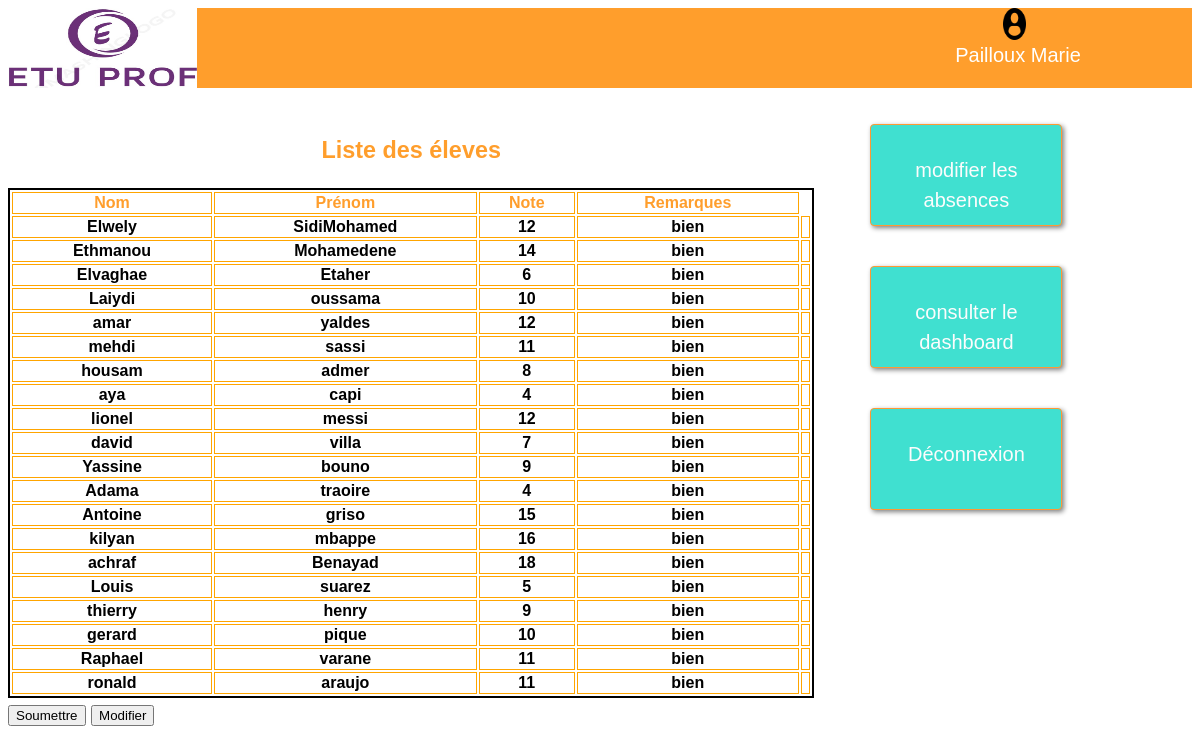
Screenshot of /professeur_rating/index.php (signed in) with the database file from the repository.
### tables this page shows
CREATE TABLE IF NOT EXISTS `Professeur` (
  `idProf` int(11) NOT NULL AUTO_INCREMENT,
  `nomProf` varchar(50) NOT NULL,
  `prenomProf` varchar(50) NOT NULL,
  `mailProf` varchar(100) NOT NULL,
  `motPass` varchar(50) NOT NULL,
  `nomCours` varchar(50) NOT NULL,
  PRIMARY KEY (`idProf`),
  KEY `fk_nomCours` (`nomCours`)
);

CREATE TABLE IF NOT EXISTS `Notes` (
  `idEtu` int(11) NOT NULL,
  `nomCours` varchar(50) NOT NULL,
  `note` int(11) NOT NULL,
  `remarque` varchar(50),
  PRIMARY KEY (`idEtu`, `nomCours`),
  KEY `fk_coursRate` (`nomCours`),
  KEY `fk_idEtud` (`idEtu`)
);

CREATE TABLE IF NOT EXISTS `Etudiant` (
  `idEtu` int(11) NOT NULL AUTO_INCREMENT,
  `nomEtu` varchar(50) NOT NULL,
  `prenomEtu` varchar(50) NOT NULL,
  `mailEtu` varchar(100) NOT NULL,
  `motPass` varchar(50) NOT NULL,
  PRIMARY KEY (`idEtu`)
);

### etudiant/fonctions.php (called while the page is built, shortened)
<?php
   function db_query($connection, $sql) {
    $result_set = mysqli_query($connection, $sql);
    return $result_set;
  }
 ?>

### professeur_rating/index.php (the view, shortened to what this page needs)
<?php
	include('../etudiant/fonctions.php');
?>
<html>
	<head>
		<link rel="stylesheet" href="style.css">
	</head>
	<header class="header">
		<div class="logo">
			<img src="../images/logo.jpg">
		</div>
		<div class="profil">
			<img src="../images/photo.png">
			<?php
				$db = db_connect();
				$email = $_SESSION['email'];
				$sql = "SELECT * FROM professeur WHERE mailProf = '$email'";
				$result = db_query($db, $sql);
				$data = mysqli_fetch_array($result);
				$name=$data['nomProf'].' '.$data['prenomProf'];
				echo "<figcaption> $name </figcaption>";
			?>
		</div>
	</header>
	<body>
		<section class="container">
			<form class="left-half" method="post" >
				<article>
					<table class="t2">
						<h3>Liste des éleves</h3>
						<tr>
							<th>Nom</th>
							<th>Prénom</th>
							<th>Note</th>
							<th> Remarques </th>
						</tr>
						<?php
							$nomCours = $data['nomCours'];
							$sql1 = "SELECT * FROM etudiant INNER JOIN notes ON etudiant.idEtu = notes.idEtu
							where notes.nomCours='$nomCours'";
							$result1 = db_query($db, $sql1);
							if(!empty($_POST)){
								if ($_POST['send']=='soumission') {
									$sql1 = "SELECT * FROM notes WHERE nomCours = '$nomCours'";
									$result1 = db_query($db, $sql1);
									while($data1 = mysqli_fetch_array($result1)){
										if(!empty($_POST['note'.$data1['idEtu']]) ){
											$remarque =$_POST['remarque'.$data1['idEtu']];
											$note =$_POST['note'.$data1['idEtu']];
											$sql2 = "UPDATE notes SET note = ".$_POST['note'.$data1['idEtu']]." WHERE idEtu = ".$data1['idEtu']." AND nomCours='$nomCours'";
											$result12= db_query($db, $sql2);
											$sql3 = "UPDATE notes SET remarque = '".$_POST['remarque'.$data1['idEtu']]."' WHERE idEtu = ".$data1['idEtu']." AND nomCours='$nomCours'";
										    $result13= db_query($db, $sql3);
										}
									}
									$sql1 = "SELECT * FROM etudiant INNER JOIN notes ON etudiant.idEtu = notes.idEtu
									where notes.nomCours='$nomCours'";
									$result1 = db_query($db, $sql1);
									while($data1 = mysqli_fetch_array($result1)){
										echo '<tr >
											<th class = "t1">'.$data1['nomEtu'].'</th>
											<th class = "t1">'.$data1['prenomEtu'].'</th>
											<th class = "t1">'.$data1['note'].'<input id="prodId" name="send" type="hidden" value="update'.$data1['idEtu'].'"></th>
											<th class = "t1">'.$data1['remarque'].'<input id="prodId" name="send" type="hidden" value="update'.$data1['idEtu'].'"></th>
											<th class = "t1"></th>
										</tr>';
									}
								}
								if($_POST['send']=='modification') {
									while($data1 = mysqli_fetch_array($result1)){
									echo '<tr >
										<th class = "t1">'.$data1['nomEtu'].'</th>
										<th class = "t1">'.$data1['prenomEtu'].'</th>
										<th class = "t1"><input type="text" id="note" name="note'.$data1['idEtu'].'" > </th>
										<th class = "t1"><input type="text" id="remarque" name="remarque'.$data1['idEtu'].'" </th>
									  </tr>';
									}
								}
							}
							else{
								$sql1 = "SELECT * FROM etudiant INNER JOIN notes ON etudiant.idEtu = notes.idEtu
								where notes.nomCours='$nomCours'";
								$result1 = db_query($db, $sql1);
								while($data1 = mysqli_fetch_array($result1)){
									echo '<tr >
										<th class = "t1">'.$data1['nomEtu'].'</th>
										<th class = "t1">'.$data1['prenomEtu'].'</th>
										<th class = "t1">'.$data1['note'].'</th>
										<th class = "t1">'.$data1['remarque'].'</th>
										<th class = "t1"></th>
									  </tr>';
								}
							}
						?>
					</table>
					<button type="submit" name="send" value="soumission">Soumettre</button>
				    <button type="submit" name="send" value="modification">Modifier </button>
				</article>
			</form>
			<div class="right-half">
				<article>
					<ul class="menu">
						<li>
							<a href="../professeur_abscences/index.php"><div class="absences">modifier les absences</div></a>
						</li>
						<li>
							<a href="../analyse_dashboard/index.php"><div class="absences">consulter le dashboard</div></a>
						</li>
						<li>
							<a href="../acceuil_premierpage/index.php"><div class="absences">Déconnexion</div></a>
						</li>
					</ul>
				</article>
			</div>
		</section>
	</body>
</html>

### professeur_rating/style.css (style rules this page uses)
html, body, section { height: 100%; }
body { color: #ff9e2c; font-family: sans-serif; font-size: 1.25rem; line-height: 150%; }
div { display: flex; flex-direction: column; }
h3 { text-align:center; }
.container { display: flex; }
.left-half { flex: 1; flex-basis:70%; padding-top:2%; }
.right-half { flex: 1; flex-basis:30%; padding: 1rem; }
.header { background-color: #ff9e2c; display:flex; height:10%; flex-direction:row; justify-content:space-between; }
.logo { flex-basis:80%; height:100%; }
.logo img { height:100%; width:20%; }
.profil { color:white; flex-basis:20%; }
.profil img { height:40%; width:10%; padding-left:20%; }
.t2 { border : 2px solid black; }
.t2 td, .t2 th { border: 1px solid orange; }
table { width:100%; }
.t1 { color:black; }
.menu { display:flex; flex-direction:column; justify-content:space-between; gap: 40px; }
.menu li { list-style-type:none; text-align:space-between; }
.menu a { box-shadow:2px 2px 5px gray; display:block; text-align:center; background-color:rgb(64,224,208); border-radius:4px; border:1px solid #ff9933; color:rgb(252, 252, 252); text-decoration: none; width:190px; height: 100px; transition:1s; z-index:1; transition: all 1s; }
.absences { padding-top: 30px; padding-right: 0px; padding-bottom: 30px; padding-left: 0px; }

### rows the page displays
professeur: name "Pailloux Marie"
notes: idEtu.nomEtu "Elwely", idEtu.prenomEtu "SidiMohamed", note "12", remarque "bien"
notes: idEtu.nomEtu "Ethmanou", idEtu.prenomEtu "Mohamedene", note "14", remarque "bien"
notes: idEtu.nomEtu "Elvaghae", idEtu.prenomEtu "Etaher", note "6", remarque "bien"
notes: idEtu.nomEtu "Laiydi", idEtu.prenomEtu "oussama", note "10", remarque "bien"
notes: idEtu.nomEtu "amar", idEtu.prenomEtu "yaldes", note "12", remarque "bien"
notes: idEtu.nomEtu "mehdi", idEtu.prenomEtu "sassi", note "11", remarque "bien"
notes: idEtu.nomEtu "housam", idEtu.prenomEtu "admer", note "8", remarque "bien"
notes: idEtu.nomEtu "aya", idEtu.prenomEtu "capi", note "4", remarque "bien"
notes: idEtu.nomEtu "lionel", idEtu.prenomEtu "messi", note "12", remarque "bien"
notes: idEtu.nomEtu "david", idEtu.prenomEtu "villa", note "7", remarque "bien"
notes: idEtu.nomEtu "Yassine", idEtu.prenomEtu "bouno", note "9", remarque "bien"
notes: idEtu.nomEtu "Adama", idEtu.prenomEtu "traoire", note "4", remarque "bien"
notes: idEtu.nomEtu "Antoine", idEtu.prenomEtu "griso", note "15", remarque "bien"
notes: idEtu.nomEtu "kilyan", idEtu.prenomEtu "mbappe", note "16", remarque "bien"
notes: idEtu.nomEtu "achraf", idEtu.prenomEtu "Benayad", note "18", remarque "bien"
notes: idEtu.nomEtu "Louis", idEtu.prenomEtu "suarez", note "5", remarque "bien"
notes: idEtu.nomEtu "thierry", idEtu.prenomEtu "henry", note "9", remarque "bien"
notes: idEtu.nomEtu "gerard", idEtu.prenomEtu "pique", note "10", remarque "bien"
notes: idEtu.nomEtu "Raphael", idEtu.prenomEtu "varane", note "11", remarque "bien"
notes: idEtu.nomEtu "ronald", idEtu.prenomEtu "araujo", note "11", remarque "bien"
